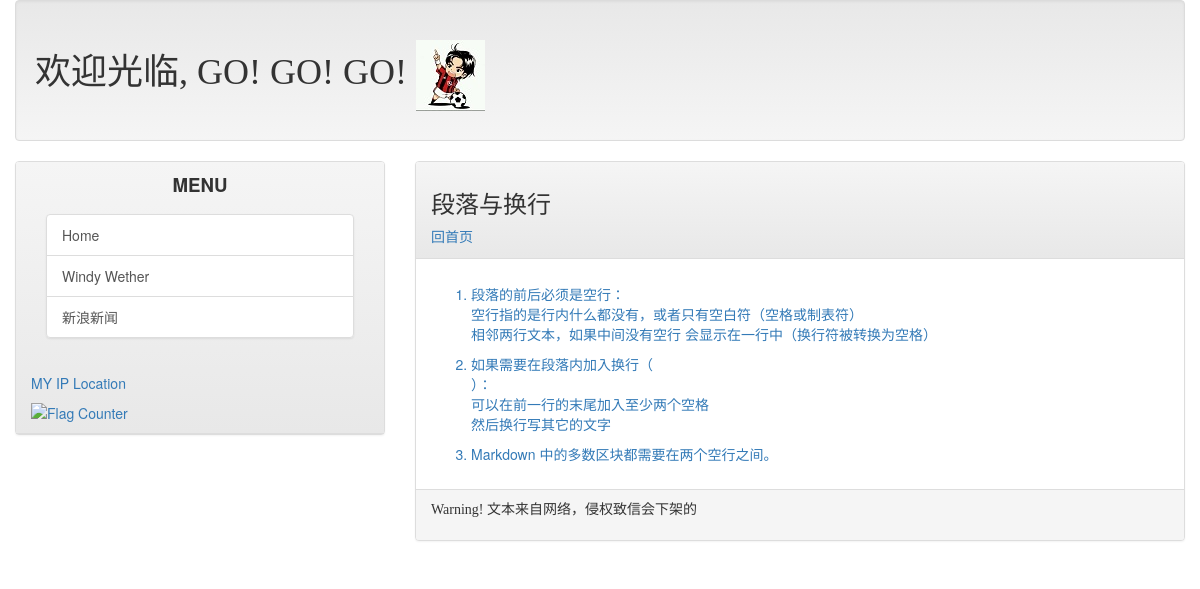
The app's page /post/paragraph with its own data.
### mainsite/models.py (models this page shows, shortened)
class Post(models.Model):
    title = models.CharField(max_length=200)
    slug = models.CharField(max_length=200)
    body = models.TextField()
    pub_date = models.DateTimeField(default=timezone.now)
    class Meta:
        ordering = ('-pub_date',)

### mainsite/views.py (the view)
# urls.py: path('post/<slug:slug>', showpost)
def showpost(request, slug):
    try:
        post = Post.objects.get(slug = slug)
        if post != None:
            return render(request, 'post.html', locals())
    except:
        return redirect('/')

### templates/post.html
{% extends 'base.html' %}
{% load markdown_deux_tags %}
{% block headmessage %}
    <h3 style="font-family: 楷体;">{{ post.title }}</h3>
    <a style="font-family: 微软雅黑;" href="/">回首页</a>
{% endblock %}
{% block content %}
    <p style="font-family: 微软雅黑;font-size: 12pt; letter-spacing: 2pt;">
    <a>{{ post.body | markdown }}</a>
    </p>
{% endblock %}

### records on screen
Post: title "段落与换行", body "段落的前后必须是空行： 空行指的是行内什么都没有，或者只有空白符（空格或制表符） 相邻两行文本，如果中间没有空行 会显示在一行中（换行符被转换为空格） 如果需要在段落内加入换行（ ）： 可以在前一行的末尾加入至少两个空格 然后换行写其它的文字 Markdown 中的多数区块都需要在两个空行之间。"
